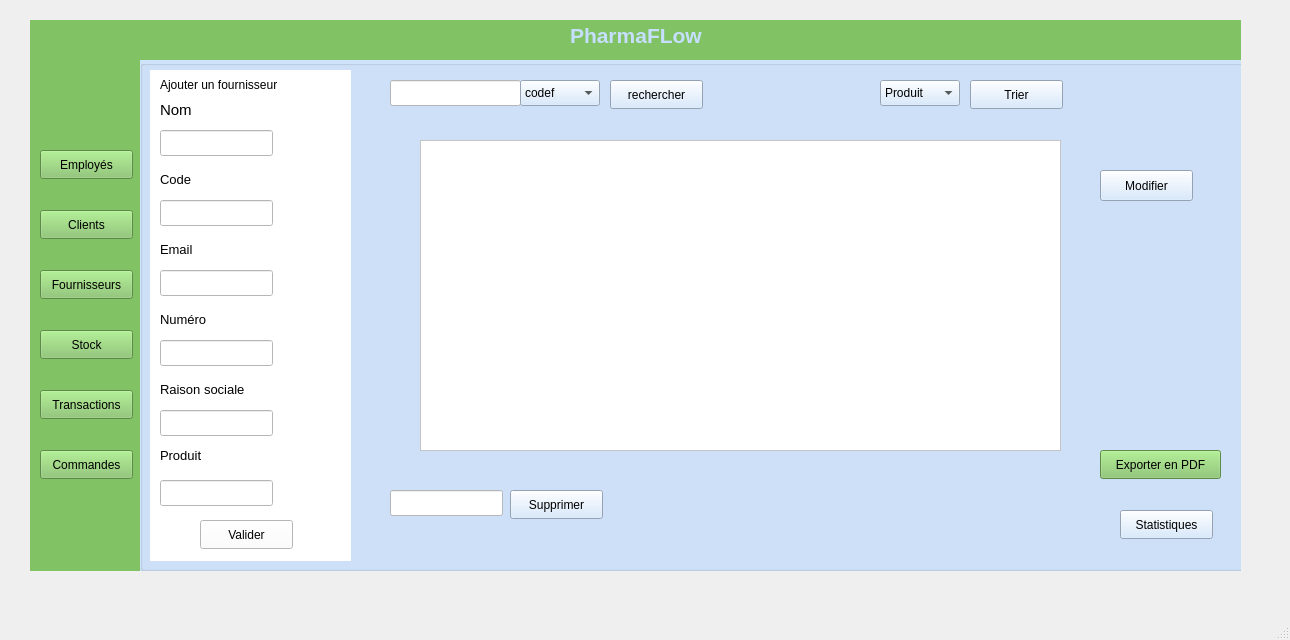
<?xml version="1.0" encoding="UTF-8"?>
<ui version="4.0">
 <class>MainWindow</class>
 <widget class="QMainWindow" name="MainWindow">
  <property name="geometry">
   <rect>
    <x>0</x>
    <y>0</y>
    <width>1290</width>
    <height>640</height>
   </rect>
  </property>
  <property name="windowTitle">
   <string>MainWindow</string>
  </property>
  <widget class="QWidget" name="centralwidget">
   <widget class="QGroupBox" name="groupBox">
    <property name="geometry">
     <rect>
      <x>30</x>
      <y>20</y>
      <width>1211</width>
      <height>551</height>
     </rect>
    </property>
    <property name="title">
     <string/>
    </property>
    <widget class="QWidget" name="widget" native="true">
     <property name="geometry">
      <rect>
       <x>0</x>
       <y>0</y>
       <width>111</width>
       <height>551</height>
      </rect>
     </property>
     <property name="styleSheet">
      <string notr="true">background-color: rgb(129, 194, 100);</string>
     </property>
     <widget class="QPushButton" name="pushButton_5">
      <property name="geometry">
       <rect>
        <x>10</x>
        <y>130</y>
        <width>93</width>
        <height>29</height>
       </rect>
      </property>
      <property name="text">
       <string>Employés</string>
      </property>
     </widget>
     <widget class="QPushButton" name="pushButton_6">
      <property name="geometry">
       <rect>
        <x>10</x>
        <y>190</y>
        <width>93</width>
        <height>29</height>
       </rect>
      </property>
      <property name="text">
       <string>Clients</string>
      </property>
     </widget>
     <widget class="QPushButton" name="pushButton_7">
      <property name="geometry">
       <rect>
        <x>10</x>
        <y>250</y>
        <width>93</width>
        <height>29</height>
       </rect>
      </property>
      <property name="styleSheet">
       <string notr="true">color: rgb(0, 0, 0);
selection-background-color: rgb(0, 0, 0);</string>
      </property>
      <property name="text">
       <string>Fournisseurs</string>
      </property>
     </widget>
     <widget class="QPushButton" name="pushButton_8">
      <property name="geometry">
       <rect>
        <x>10</x>
        <y>310</y>
        <width>93</width>
        <height>29</height>
       </rect>
      </property>
      <property name="text">
       <string>Stock</string>
      </property>
     </widget>
     <widget class="QPushButton" name="pushButton_9">
      <property name="geometry">
       <rect>
        <x>10</x>
        <y>370</y>
        <width>93</width>
        <height>29</height>
       </rect>
      </property>
      <property name="text">
       <string>Transactions</string>
      </property>
     </widget>
     <widget class="QPushButton" name="pushButton_10">
      <property name="geometry">
       <rect>
        <x>10</x>
        <y>430</y>
        <width>93</width>
        <height>29</height>
       </rect>
      </property>
      <property name="text">
       <string>Commandes</string>
      </property>
     </widget>
     <widget class="QLabel" name="label_8">
      <property name="geometry">
       <rect>
        <x>0</x>
        <y>0</y>
        <width>111</width>
        <height>121</height>
       </rect>
      </property>
      <property name="text">
       <string/>
      </property>
      <property name="pixmap">
       <pixmap>../Downloads/461755449_1268358064169284_209251640662597698_n.png</pixmap>
      </property>
      <property name="scaledContents">
       <bool>true</bool>
      </property>
     </widget>
    </widget>
    <widget class="QWidget" name="widget_3" native="true">
     <property name="geometry">
      <rect>
       <x>110</x>
       <y>-10</y>
       <width>1101</width>
       <height>51</height>
      </rect>
     </property>
     <property name="styleSheet">
      <string notr="true">background-color: rgb(129, 194, 100);</string>
     </property>
     <widget class="QLabel" name="label_11">
      <property name="geometry">
       <rect>
        <x>430</x>
        <y>10</y>
        <width>201</width>
        <height>31</height>
       </rect>
      </property>
      <property name="styleSheet">
       <string notr="true">
background-color: transparent;</string>
      </property>
      <property name="text">
       <string>&lt;html&gt;&lt;head/&gt;&lt;body&gt;&lt;p&gt;&lt;span style=&quot; font-size:16pt; font-weight:700; color:#c6dfff;&quot;&gt;PharmaFLow&lt;/span&gt;&lt;/p&gt;&lt;/body&gt;&lt;/html&gt;</string>
      </property>
     </widget>
    </widget>
    <widget class="QGroupBox" name="groupBox_2">
     <property name="geometry">
      <rect>
       <x>110</x>
       <y>40</y>
       <width>1141</width>
       <height>511</height>
      </rect>
     </property>
     <property name="styleSheet">
      <string notr="true">background-color: rgb(207, 227, 251);


</string>
     </property>
     <property name="title">
      <string/>
     </property>
     <widget class="QWidget" name="widget_2" native="true">
      <property name="geometry">
       <rect>
        <x>10</x>
        <y>10</y>
        <width>201</width>
        <height>491</height>
       </rect>
      </property>
      <property name="styleSheet">
       <string notr="true">background-color: rgb(255, 255, 255);</string>
      </property>
      <widget class="QLabel" name="label">
       <property name="geometry">
        <rect>
         <x>10</x>
         <y>0</y>
         <width>181</width>
         <height>31</height>
        </rect>
       </property>
       <property name="text">
        <string>&lt;html&gt;&lt;head/&gt;&lt;body&gt;&lt;p&gt;Ajouter un fournisseur&lt;/p&gt;&lt;/body&gt;&lt;/html&gt;</string>
       </property>
      </widget>
      <widget class="QLabel" name="label_2">
       <property name="geometry">
        <rect>
         <x>10</x>
         <y>30</y>
         <width>63</width>
         <height>20</height>
        </rect>
       </property>
       <property name="text">
        <string>&lt;html&gt;&lt;head/&gt;&lt;body&gt;&lt;p&gt;&lt;span style=&quot; font-size:11pt;&quot;&gt;Nom&lt;/span&gt;&lt;/p&gt;&lt;/body&gt;&lt;/html&gt;</string>
       </property>
      </widget>
      <widget class="QLabel" name="label_3">
       <property name="geometry">
        <rect>
         <x>10</x>
         <y>100</y>
         <width>63</width>
         <height>20</height>
        </rect>
       </property>
       <property name="text">
        <string>&lt;html&gt;&lt;head/&gt;&lt;body&gt;&lt;p&gt;&lt;span style=&quot; font-size:10pt;&quot;&gt;Code&lt;/span&gt;&lt;/p&gt;&lt;/body&gt;&lt;/html&gt;</string>
       </property>
      </widget>
      <widget class="QLabel" name="label_6">
       <property name="geometry">
        <rect>
         <x>10</x>
         <y>170</y>
         <width>63</width>
         <height>20</height>
        </rect>
       </property>
       <property name="text">
        <string>&lt;html&gt;&lt;head/&gt;&lt;body&gt;&lt;p&gt;&lt;span style=&quot; font-size:10pt;&quot;&gt;Email&lt;/span&gt;&lt;/p&gt;&lt;/body&gt;&lt;/html&gt;</string>
       </property>
      </widget>
      <widget class="QLineEdit" name="lineEdit_nom">
       <property name="geometry">
        <rect>
         <x>10</x>
         <y>60</y>
         <width>113</width>
         <height>26</height>
        </rect>
       </property>
       <property name="styleSheet">
        <string notr="true">border-top-color: rgb(0, 0, 0);</string>
       </property>
      </widget>
      <widget class="QLineEdit" name="lineEdit_code">
       <property name="geometry">
        <rect>
         <x>10</x>
         <y>130</y>
         <width>113</width>
         <height>26</height>
        </rect>
       </property>
      </widget>
      <widget class="QLineEdit" name="lineEdit_mail">
       <property name="geometry">
        <rect>
         <x>10</x>
         <y>200</y>
         <width>113</width>
         <height>26</height>
        </rect>
       </property>
      </widget>
      <widget class="QLabel" name="label_7">
       <property name="geometry">
        <rect>
         <x>10</x>
         <y>240</y>
         <width>63</width>
         <height>20</height>
        </rect>
       </property>
       <property name="text">
        <string>&lt;html&gt;&lt;head/&gt;&lt;body&gt;&lt;p&gt;&lt;span style=&quot; font-size:10pt;&quot;&gt;Numéro&lt;/span&gt;&lt;/p&gt;&lt;/body&gt;&lt;/html&gt;</string>
       </property>
      </widget>
      <widget class="QLineEdit" name="lineEdit_num">
       <property name="geometry">
        <rect>
         <x>10</x>
         <y>270</y>
         <width>113</width>
         <height>26</height>
        </rect>
       </property>
       <property name="styleSheet">
        <string notr="true">border-color: rgb(0, 0, 0);</string>
       </property>
      </widget>
      <widget class="QLineEdit" name="lineEdit_rs">
       <property name="geometry">
        <rect>
         <x>10</x>
         <y>340</y>
         <width>113</width>
         <height>26</height>
        </rect>
       </property>
       <property name="styleSheet">
        <string notr="true">border-bottom-color: rgb(170, 170, 0);</string>
       </property>
      </widget>
      <widget class="QLabel" name="label_5">
       <property name="geometry">
        <rect>
         <x>10</x>
         <y>310</y>
         <width>141</width>
         <height>20</height>
        </rect>
       </property>
       <property name="text">
        <string>&lt;html&gt;&lt;head/&gt;&lt;body&gt;&lt;p&gt;&lt;span style=&quot; font-size:10pt;&quot;&gt;Raison sociale&lt;/span&gt;&lt;/p&gt;&lt;/body&gt;&lt;/html&gt;</string>
       </property>
      </widget>
      <widget class="QPushButton" name="validerf">
       <property name="geometry">
        <rect>
         <x>50</x>
         <y>450</y>
         <width>93</width>
         <height>29</height>
        </rect>
       </property>
       <property name="styleSheet">
        <string notr="true">gridline-color: rgb(0, 0, 0);
border-bottom-color: rgb(0, 0, 0);</string>
       </property>
       <property name="text">
        <string>Valider</string>
       </property>
      </widget>
      <widget class="QLineEdit" name="lineEdit_produit">
       <property name="geometry">
        <rect>
         <x>10</x>
         <y>410</y>
         <width>113</width>
         <height>26</height>
        </rect>
       </property>
      </widget>
      <widget class="QLabel" name="label_9">
       <property name="geometry">
        <rect>
         <x>10</x>
         <y>370</y>
         <width>91</width>
         <height>31</height>
        </rect>
       </property>
       <property name="text">
        <string>&lt;html&gt;&lt;head/&gt;&lt;body&gt;&lt;p&gt;&lt;span style=&quot; font-size:10pt;&quot;&gt;Produit&lt;/span&gt;&lt;/p&gt;&lt;/body&gt;&lt;/html&gt;</string>
       </property>
      </widget>
     </widget>
     <widget class="QLineEdit" name="LineEdit_rech_f">
      <property name="geometry">
       <rect>
        <x>250</x>
        <y>20</y>
        <width>131</width>
        <height>26</height>
       </rect>
      </property>
      <property name="styleSheet">
       <string notr="true">background-color: rgb(255, 255, 255);</string>
      </property>
      <property name="text">
       <string/>
      </property>
     </widget>
     <widget class="QPushButton" name="pdf_f">
      <property name="geometry">
       <rect>
        <x>960</x>
        <y>390</y>
        <width>121</width>
        <height>29</height>
       </rect>
      </property>
      <property name="styleSheet">
       <string notr="true">background-color: rgb(129, 194, 100);</string>
      </property>
      <property name="text">
       <string>Exporter en PDF</string>
      </property>
     </widget>
     <widget class="QPushButton" name="modifier_f">
      <property name="geometry">
       <rect>
        <x>960</x>
        <y>110</y>
        <width>93</width>
        <height>31</height>
       </rect>
      </property>
      <property name="text">
       <string>Modifier</string>
      </property>
     </widget>
     <widget class="QLineEdit" name="supp_f">
      <property name="geometry">
       <rect>
        <x>250</x>
        <y>430</y>
        <width>113</width>
        <height>26</height>
       </rect>
      </property>
      <property name="styleSheet">
       <string notr="true">background-color: rgb(255, 255, 255);</string>
      </property>
      <property name="text">
       <string/>
      </property>
     </widget>
     <widget class="QPushButton" name="supprimerf">
      <property name="geometry">
       <rect>
        <x>370</x>
        <y>430</y>
        <width>93</width>
        <height>29</height>
       </rect>
      </property>
      <property name="text">
       <string>Supprimer</string>
      </property>
     </widget>
     <widget class="QPushButton" name="stat_f">
      <property name="geometry">
       <rect>
        <x>980</x>
        <y>450</y>
        <width>93</width>
        <height>29</height>
       </rect>
      </property>
      <property name="text">
       <string>Statistiques</string>
      </property>
     </widget>
     <widget class="QTableView" name="tableView">
      <property name="geometry">
       <rect>
        <x>280</x>
        <y>80</y>
        <width>641</width>
        <height>311</height>
       </rect>
      </property>
      <property name="styleSheet">
       <string notr="true">background-color: rgb(255, 255, 255);</string>
      </property>
     </widget>
     <widget class="QPushButton" name="trier_f">
      <property name="geometry">
       <rect>
        <x>830</x>
        <y>20</y>
        <width>93</width>
        <height>29</height>
       </rect>
      </property>
      <property name="text">
       <string>Trier</string>
      </property>
     </widget>
     <widget class="QComboBox" name="comboBox">
      <property name="geometry">
       <rect>
        <x>740</x>
        <y>20</y>
        <width>80</width>
        <height>26</height>
       </rect>
      </property>
      <item>
       <property name="text">
        <string>Produit</string>
       </property>
      </item>
      <item>
       <property name="text">
        <string>Nomf</string>
       </property>
      </item>
      <item>
       <property name="text">
        <string>Codef</string>
       </property>
      </item>
     </widget>
     <widget class="QComboBox" name="comboBox_2">
      <property name="geometry">
       <rect>
        <x>380</x>
        <y>20</y>
        <width>80</width>
        <height>26</height>
       </rect>
      </property>
      <item>
       <property name="text">
        <string>codef</string>
       </property>
      </item>
      <item>
       <property name="text">
        <string>rs</string>
       </property>
      </item>
      <item>
       <property name="text">
        <string>nomf</string>
       </property>
      </item>
     </widget>
     <widget class="QPushButton" name="rechercher_f">
      <property name="geometry">
       <rect>
        <x>470</x>
        <y>20</y>
        <width>93</width>
        <height>29</height>
       </rect>
      </property>
      <property name="text">
       <string>rechercher</string>
      </property>
     </widget>
    </widget>
   </widget>
  </widget>
  <widget class="QMenuBar" name="menubar">
   <property name="geometry">
    <rect>
     <x>0</x>
     <y>0</y>
     <width>1290</width>
     <height>26</height>
    </rect>
   </property>
  </widget>
  <widget class="QStatusBar" name="statusbar"/>
 </widget>
 <resources/>
 <connections/>
</ui>
